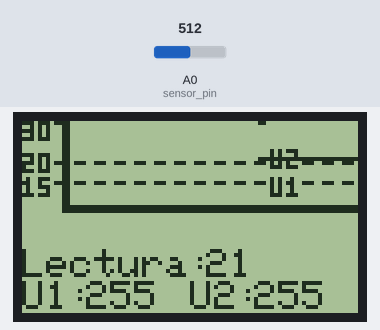
This sketch was run on a simulated Arduino Uno, built with avr-gcc and run on an emulated ATmega328P. Parts: 84×48 one-colour display. The inputs (shaded band) are chosen by the test bench; at power-on: A0 (sensor_pin) = 512. EEPROM starts erased.

Above: at 1.2 s.
1.3 s: A0 (sensor_pin) set to 716
At 1.72 s:
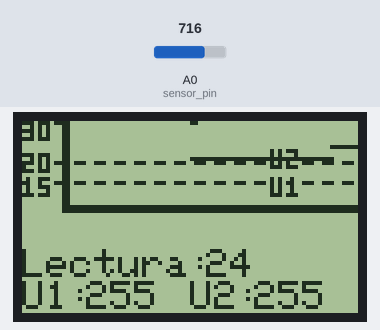
3.0 s: A0 (sensor_pin) set to 900
At 3.24 s:
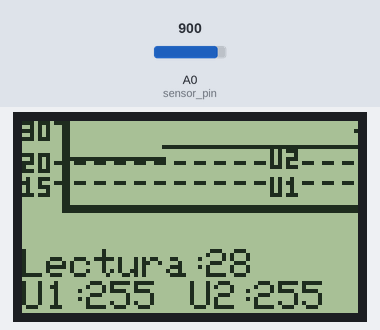
4.5 s: A0 (sensor_pin) set to 1023
At 8.4 s:
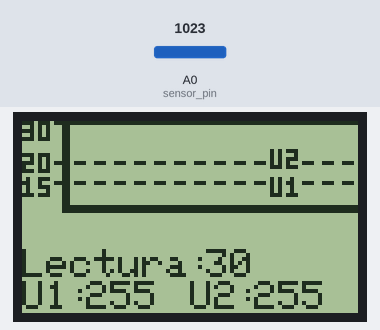
Timing chart, 0 to 9.9 s (numbered marks = the images above; inputs shaded):
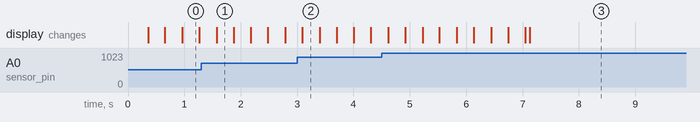

The sketch:

rg19041_Jorge_Umbral.ino
```cpp
#include <SPI.h>
#include <Adafruit_GFX.h>
#include <Adafruit_PCD8544.h>
#include <EEPROM.h>

int RST = 9, CE = 10, DC = 11, DIN = 12, CLK = 13;
Adafruit_PCD8544 display = Adafruit_PCD8544(CLK, DIN, DC, CE, RST);
int value = 0, u1 = 0, u2 = 0;
int cx = 0;
int cy = 0;
const int MAX_COORDS = 73;
int coords[MAX_COORDS][2];

void setup() {
  Serial.begin(9600);
  _display_initialization();
  _draw_frame();
  _print_headers();
}

void loop() {
  value = EEPROM.read(0);
  u1 = EEPROM.read(1);
  u2 = EEPROM.read(2);
  _read_potentiometer();
  _draw_graph();
  _print_values();
}
```

display_functions.ino
```cpp
void _display_initialization(){
  // Inicialización de la comunicación con la pantalla
  display.begin();
  // Establecer el contraste del display (0 a 127)
  display.setContrast(50);
  // Limpiar la pantalla
  display.clearDisplay();
  // Establecer el tamaño del texto
  display.setTextSize(1);
  // Establecer el color del texto (1: negro, 0: blanco)
  display.setTextColor(BLACK);
}

const unsigned char frame [] PROGMEM = {
	0xee, 0xf0, 0x00, 0x00, 0x00, 0x00, 0x00, 0x00, 0x00, 0x00, 0x00, 0x2a, 0x30, 0x00, 0x00, 0x00,
	0x00, 0x00, 0x00, 0x00, 0x00, 0x00, 0xea, 0x30, 0x00, 0x00, 0x00, 0x00, 0x00, 0x00, 0x00, 0x00,
	0x00, 0x2a, 0x30, 0x00, 0x00, 0x00, 0x00, 0x00, 0x00, 0x00, 0x00, 0x00, 0xee, 0x30, 0x00, 0x00,
	0x00, 0x00, 0x00, 0x00, 0x00, 0x00, 0x00, 0x00, 0x30, 0x00, 0x00, 0x00, 0x00, 0x00, 0x00, 0x00,
	0x00, 0x00, 0x00, 0x30, 0x00, 0x00, 0x00, 0x00, 0x00, 0x00, 0x00, 0x00, 0x00, 0x00, 0x30, 0x00,
	0x00, 0x00, 0x00, 0x00, 0x00, 0x00, 0x00, 0x00, 0xee, 0x30, 0x00, 0x00, 0x00, 0x00, 0x00, 0x00,
	0x00, 0x00, 0x00, 0x2a, 0x30, 0x00, 0x00, 0x00, 0x00, 0x00, 0x00, 0x00, 0x00, 0x00, 0xea, 0xf0,
	0x00, 0x00, 0x00, 0x00, 0x00, 0x00, 0x00, 0x00, 0x00, 0x8a, 0x30, 0x00, 0x00, 0x00, 0x00, 0x00,
	0x00, 0x00, 0x00, 0x00, 0xee, 0x30, 0x00, 0x00, 0x00, 0x00, 0x00, 0x00, 0x00, 0x00, 0x00, 0x00,
	0x30, 0x00, 0x00, 0x00, 0x00, 0x00, 0x00, 0x00, 0x00, 0x00, 0x4e, 0x30, 0x00, 0x00, 0x00, 0x00,
	0x00, 0x00, 0x00, 0x00, 0x00, 0xc8, 0xf0, 0x00, 0x00, 0x00, 0x00, 0x00, 0x00, 0x00, 0x00, 0x00,
	0x4e, 0x30, 0x00, 0x00, 0x00, 0x00, 0x00, 0x00, 0x00, 0x00, 0x00, 0x42, 0x30, 0x00, 0x00, 0x00,
	0x00, 0x00, 0x00, 0x00, 0x00, 0x00, 0xee, 0x30, 0x00, 0x00, 0x00, 0x00, 0x00, 0x00, 0x00, 0x00,
	0x00, 0x00, 0x30, 0x00, 0x00, 0x00, 0x00, 0x00, 0x00, 0x00, 0x00, 0x00, 0x00, 0x30, 0x00, 0x00,
	0x00, 0x00, 0x00, 0x00, 0x00, 0x00, 0x00, 0x00, 0x3f, 0xff, 0xff, 0xff, 0xff, 0xff, 0xff, 0xff,
	0xff, 0xf0, 0x00, 0x3f, 0xff, 0xff, 0xff, 0xff, 0xff, 0xff, 0xff, 0xff, 0xf0
};

void _draw_frame(){
  display.drawBitmap(0, 0,  frame, 84, 23, BLACK);
}

const unsigned char thresholds [] PROGMEM = {
	0x00, 0x00, 0x00, 0x00, 0x00, 0x00, 0x00, 0x00, 0x00, 0x00, 0x00, 0x00, 0x00, 0x00, 0x00, 0x00,
	0x00, 0x00, 0x00, 0x00, 0x00, 0x00, 0x00, 0x00, 0x00, 0x00, 0x00, 0x00, 0x00, 0x00, 0x00, 0x00,
	0x00, 0x00, 0x00, 0x00, 0x00, 0x00, 0x00, 0x00, 0x00, 0x00, 0x00, 0x00, 0x00, 0x00, 0x00, 0x00,
	0x00, 0x00, 0x00, 0x00, 0x00, 0x00, 0x00, 0x00, 0x00, 0x00, 0x00, 0x00, 0x00, 0x00, 0x00, 0x00,
	0x00, 0x00, 0x00, 0x00, 0x00, 0x15, 0xc0, 0x00, 0x00, 0x00, 0x00, 0x00, 0x00, 0x00, 0x14, 0x40,
	0x00, 0x00, 0x00, 0x00, 0x00, 0x00, 0x00, 0x15, 0xc0, 0x00, 0x39, 0xce, 0x73, 0x9c, 0xe7, 0x39,
	0xd5, 0x1c, 0xe7, 0x00, 0x00, 0x00, 0x00, 0x00, 0x00, 0x1d, 0xc0, 0x00, 0x00, 0x00, 0x00, 0x00,
	0x00, 0x00, 0x00, 0x00, 0x00, 0x00, 0x00, 0x00, 0x00, 0x00, 0x00, 0x00, 0x00, 0x00, 0x00, 0x00,
	0x00, 0x00, 0x00, 0x00, 0x14, 0x80, 0x00, 0x39, 0xce, 0x73, 0x9c, 0xe7, 0x39, 0xd5, 0x9c, 0xe7,
	0x00, 0x00, 0x00, 0x00, 0x00, 0x00, 0x14, 0x80, 0x00, 0x00, 0x00, 0x00, 0x00, 0x00, 0x00, 0x14,
	0x80, 0x00, 0x00, 0x00, 0x00, 0x00, 0x00, 0x00, 0x1d, 0xc0, 0x00, 0x00, 0x00, 0x00, 0x00, 0x00,
	0x00, 0x00, 0x00, 0x00, 0x00, 0x00, 0x00, 0x00, 0x00, 0x00, 0x00, 0x00, 0x00
};

void _draw_thresholds(){
  display.drawBitmap(11, 0,  thresholds, 72, 21, BLACK);
}

void _draw_graph(){
  display.fillRect(12,0, 72,21, WHITE); //x,y,width,height,color
  _add_coord(cx,cy);
  _draw_thresholds();
  for (int i = 0; i < MAX_COORDS; i++) {
    for (int j = 0; j < 2; j++) {
      int x = coords[i][0] - cx;
      if (x <= 0) {
        x += 84;
      }
      //display.drawPixel(x, coords[i][1], BLACK);
      display.drawLine(x, coords[i][1], x+1, coords[i][1], BLACK);
    }
  }
  display.display();
  cx++;
}

// Función para agregar una nueva coordenada al array
void _add_coord(int x, int y) {
  static int idx = 0; // Índice del siguiente elemento en el array
  if (idx >= MAX_COORDS) {
    // Si se alcanza el límite del array, reiniciar el índice
    idx = 0;
  }
  coords[idx][0] = x; // Guardar la coordenada x
  coords[idx][1] = y; // Guardar la coordenada y
  idx++; // Aumentar el índice
}

void _print_headers(){
  display.setCursor(0, 32);  // Columna 0, Bank 4
  display.println("Lectura:");
  display.print("U1:    ");
  display.print("U2:");
  display.display();
}

void _print_values(){
  display.fillRect(46, 32, 44,7, WHITE); //x,y,width,height,color
  display.setCursor(46, 32);
  display.print(value);

  display.fillRect(16, 40, 20,7, WHITE); //x,y,width,height,color
  display.setCursor(16, 40);
  display.print(u1);

  display.fillRect(58, 40, 20,7, WHITE); //x,y,width,height,color
  display.setCursor(58, 40);
  display.print(u2);
  display.display();
}
```

potentiometer_functions.ino
```cpp
int sensor_pin = A0; //Corresponde al pin analógico 1 del microcontrolador.
int sensor_value = 0; //para guardar el valor leido por el pin analogo.
float converted_value = 0.00;
float ratio = 0.00;
bool flag_u1 = false, flag_u2 = false;
int previus_u1 = 0, previus_u2 = 0;

void _read_potentiometer(){
  sensor_value = analogRead(sensor_pin); //Se lee el valor analógico del pin y se asigna.
  ratio = (30.0 - 10.0) / (1023.0 - 0.0);
  converted_value = (sensor_value - 0) * ratio + 10.0;
  value = ceil(converted_value);
  EEPROM.write(0, value);
  cy = 30-value;

  if(previus_u1<=15 && previus_u1!=0){
    flag_u1 = true;
  }
  if(previus_u2<=20 && previus_u2!=0){
    flag_u2 = true;
  }

  if(value>15 && flag_u1 == true){
    u1 ++;
    EEPROM.write(1, u1);
    flag_u1 = false;
  }
  if(value>20 && flag_u2 == true){
    u2 ++;
    EEPROM.write(2, u2);
    flag_u2 = false;
  }
  previus_u1 = value;
  previus_u2 = value;
}
```
